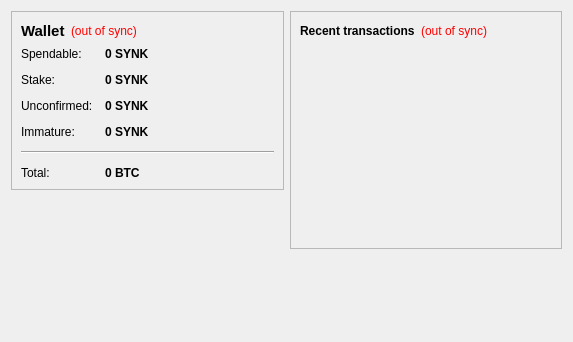
<?xml version="1.0" encoding="UTF-8"?>
<ui version="4.0">
 <class>OverviewPage</class>
 <widget class="QWidget" name="OverviewPage">
  <property name="geometry">
   <rect>
    <x>0</x>
    <y>0</y>
    <width>573</width>
    <height>342</height>
   </rect>
  </property>
  <property name="windowTitle">
   <string>Form</string>
  </property>
  <layout class="QHBoxLayout" name="horizontalLayout" stretch="1,1">
   <item>
    <layout class="QVBoxLayout" name="verticalLayout_2">
     <item>
      <widget class="QFrame" name="frame">
       <property name="frameShape">
        <enum>QFrame::StyledPanel</enum>
       </property>
       <property name="frameShadow">
        <enum>QFrame::Raised</enum>
       </property>
       <layout class="QVBoxLayout" name="verticalLayout_4">
        <item>
         <layout class="QHBoxLayout" name="horizontalLayout_4">
          <item>
           <widget class="QLabel" name="label_5">
            <property name="font">
             <font>
              <pointsize>11</pointsize>
              <weight>75</weight>
              <bold>true</bold>
             </font>
            </property>
            <property name="text">
             <string>Wallet</string>
            </property>
           </widget>
          </item>
          <item>
           <widget class="QLabel" name="labelWalletStatus">
            <property name="toolTip">
             <string>The displayed information may be out of date. Your wallet automatically synchronizes with the Synkcoin network after a connection is established, but this process has not completed yet.</string>
            </property>
            <property name="styleSheet">
             <string notr="true">QLabel { color: red; }</string>
            </property>
            <property name="text">
             <string notr="true">(out of sync)</string>
            </property>
            <property name="alignment">
             <set>Qt::AlignLeading|Qt::AlignLeft|Qt::AlignVCenter</set>
            </property>
           </widget>
          </item>
          <item>
           <spacer name="horizontalSpacer_2">
            <property name="orientation">
             <enum>Qt::Horizontal</enum>
            </property>
            <property name="sizeHint" stdset="0">
             <size>
              <width>40</width>
              <height>20</height>
             </size>
            </property>
           </spacer>
          </item>
         </layout>
        </item>
        <item>
         <layout class="QFormLayout" name="formLayout_2">
          <property name="fieldGrowthPolicy">
           <enum>QFormLayout::AllNonFixedFieldsGrow</enum>
          </property>
          <property name="horizontalSpacing">
           <number>12</number>
          </property>
          <property name="verticalSpacing">
           <number>12</number>
          </property>
          <item row="0" column="0">
           <widget class="QLabel" name="label">
            <property name="text">
             <string>Spendable:</string>
            </property>
           </widget>
          </item>
          <item row="0" column="1">
           <widget class="QLabel" name="labelBalance">
            <property name="font">
             <font>
              <weight>75</weight>
              <bold>true</bold>
             </font>
            </property>
            <property name="cursor">
             <cursorShape>IBeamCursor</cursorShape>
            </property>
            <property name="toolTip">
             <string>Your current spendable balance</string>
            </property>
            <property name="text">
             <string notr="true">0 SYNK</string>
            </property>
            <property name="textInteractionFlags">
             <set>Qt::LinksAccessibleByMouse|Qt::TextSelectableByKeyboard|Qt::TextSelectableByMouse</set>
            </property>
           </widget>
          </item>
          <item row="1" column="0">
           <widget class="QLabel" name="label_6">
            <property name="text">
             <string>Stake:</string>
            </property>
           </widget>
          </item>
          <item row="1" column="1">
           <widget class="QLabel" name="labelStake">
            <property name="font">
             <font>
              <weight>75</weight>
              <bold>true</bold>
             </font>
            </property>
            <property name="cursor">
             <cursorShape>IBeamCursor</cursorShape>
            </property>
            <property name="toolTip">
             <string>Total of coins that was staked, and do not yet count toward the current balance</string>
            </property>
            <property name="text">
             <string notr="true">0 SYNK</string>
            </property>
            <property name="textInteractionFlags">
             <set>Qt::LinksAccessibleByMouse|Qt::TextSelectableByKeyboard|Qt::TextSelectableByMouse</set>
            </property>
           </widget>
          </item>
          <item row="2" column="0">
           <widget class="QLabel" name="label_3">
            <property name="text">
             <string>Unconfirmed:</string>
            </property>
           </widget>
          </item>
          <item row="2" column="1">
           <widget class="QLabel" name="labelUnconfirmed">
            <property name="font">
             <font>
              <weight>75</weight>
              <bold>true</bold>
             </font>
            </property>
            <property name="cursor">
             <cursorShape>IBeamCursor</cursorShape>
            </property>
            <property name="toolTip">
             <string>Total of transactions that have yet to be confirmed, and do not yet count toward the current balance</string>
            </property>
            <property name="text">
             <string notr="true">0 SYNK</string>
            </property>
            <property name="textInteractionFlags">
             <set>Qt::LinksAccessibleByMouse|Qt::TextSelectableByKeyboard|Qt::TextSelectableByMouse</set>
            </property>
           </widget>
          </item>
          <item row="3" column="0">
           <widget class="QLabel" name="labelImmatureText">
            <property name="text">
             <string>Immature:</string>
            </property>
           </widget>
          </item>
          <item row="3" column="1">
           <widget class="QLabel" name="labelImmature">
            <property name="font">
             <font>
              <weight>75</weight>
              <bold>true</bold>
             </font>
            </property>
            <property name="toolTip">
             <string>Mined balance that has not yet matured</string>
            </property>
            <property name="text">
             <string notr="true">0 SYNK</string>
            </property>
            <property name="textInteractionFlags">
             <set>Qt::LinksAccessibleByMouse|Qt::TextSelectableByKeyboard|Qt::TextSelectableByMouse</set>
            </property>
           </widget>
          </item>
          <item row="4" column="0" colspan="2">
           <widget class="Line" name="line">
            <property name="orientation">
             <enum>Qt::Horizontal</enum>
            </property>
           </widget>
          </item>
          <item row="5" column="0">
           <widget class="QLabel" name="labelTotalText">
            <property name="text">
             <string>Total:</string>
            </property>
           </widget>
          </item>
          <item row="5" column="1">
           <widget class="QLabel" name="labelTotal">
            <property name="font">
             <font>
              <weight>75</weight>
              <bold>true</bold>
             </font>
            </property>
            <property name="cursor">
             <cursorShape>IBeamCursor</cursorShape>
            </property>
            <property name="toolTip">
             <string>Your current total balance</string>
            </property>
            <property name="text">
             <string notr="true">0 BTC</string>
            </property>
            <property name="textInteractionFlags">
             <set>Qt::LinksAccessibleByMouse|Qt::TextSelectableByKeyboard|Qt::TextSelectableByMouse</set>
            </property>
           </widget>
          </item>
         </layout>
        </item>
       </layout>
      </widget>
     </item>
     <item>
      <spacer name="verticalSpacer">
       <property name="orientation">
        <enum>Qt::Vertical</enum>
       </property>
       <property name="sizeHint" stdset="0">
        <size>
         <width>20</width>
         <height>40</height>
        </size>
       </property>
      </spacer>
     </item>
    </layout>
   </item>
   <item>
    <layout class="QVBoxLayout" name="verticalLayout_3">
     <item>
      <widget class="QFrame" name="frame_2">
       <property name="frameShape">
        <enum>QFrame::StyledPanel</enum>
       </property>
       <property name="frameShadow">
        <enum>QFrame::Raised</enum>
       </property>
       <layout class="QVBoxLayout" name="verticalLayout">
        <item>
         <layout class="QHBoxLayout" name="horizontalLayout_2">
          <item>
           <widget class="QLabel" name="label_4">
            <property name="text">
             <string>&lt;b&gt;Recent transactions&lt;/b&gt;</string>
            </property>
           </widget>
          </item>
          <item>
           <widget class="QLabel" name="labelTransactionsStatus">
            <property name="toolTip">
             <string>The displayed information may be out of date. Your wallet automatically synchronizes with the Synkcoin network after a connection is established, but this process has not completed yet.</string>
            </property>
            <property name="styleSheet">
             <string notr="true">QLabel { color: red; }</string>
            </property>
            <property name="text">
             <string notr="true">(out of sync)</string>
            </property>
            <property name="alignment">
             <set>Qt::AlignRight|Qt::AlignTrailing|Qt::AlignVCenter</set>
            </property>
           </widget>
          </item>
          <item>
           <spacer name="horizontalSpacer">
            <property name="orientation">
             <enum>Qt::Horizontal</enum>
            </property>
            <property name="sizeHint" stdset="0">
             <size>
              <width>40</width>
              <height>20</height>
             </size>
            </property>
           </spacer>
          </item>
         </layout>
        </item>
        <item>
         <widget class="QListView" name="listTransactions">
          <property name="styleSheet">
           <string notr="true">QListView { background: transparent; }</string>
          </property>
          <property name="frameShape">
           <enum>QFrame::NoFrame</enum>
          </property>
          <property name="verticalScrollBarPolicy">
           <enum>Qt::ScrollBarAlwaysOff</enum>
          </property>
          <property name="horizontalScrollBarPolicy">
           <enum>Qt::ScrollBarAlwaysOff</enum>
          </property>
          <property name="selectionMode">
           <enum>QAbstractItemView::NoSelection</enum>
          </property>
         </widget>
        </item>
       </layout>
      </widget>
     </item>
     <item>
      <spacer name="verticalSpacer_2">
       <property name="orientation">
        <enum>Qt::Vertical</enum>
       </property>
       <property name="sizeHint" stdset="0">
        <size>
         <width>20</width>
         <height>40</height>
        </size>
       </property>
      </spacer>
     </item>
    </layout>
   </item>
  </layout>
 </widget>
 <resources/>
 <connections/>
</ui>
